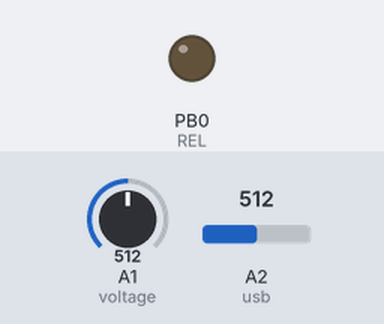
A sketch run on a simulated ATtiny85, built with avr-gcc and run on an emulated ATtiny85. Shown: output pins drawn as LEDs (lit = HIGH). Inputs (shaded band) come from the test bench; at power-on: A2 (usb) = 512, A1 (voltage) = 512.

Above: at 1.2 s.
1.3 s: A2 (usb) set to 260
2.8 s: A2 (usb) set to 242
4.3 s: A2 (usb) set to 122
At 5.2 s:
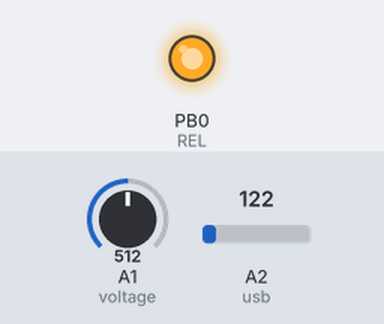
5.8 s: A2 (usb) set to 306
At 6.6 s:
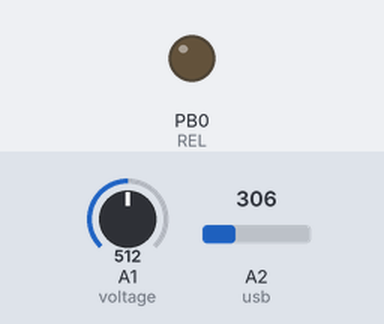
7.3 s: A2 (usb) set to 240
At 8.1 s:
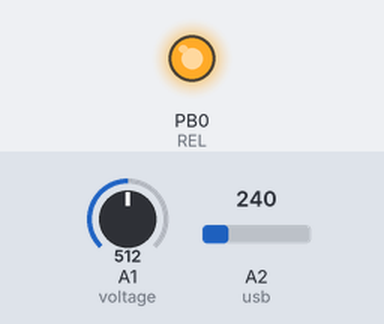
Timing chart, 0 to 9.8 s (numbered marks = the images above; inputs shaded):
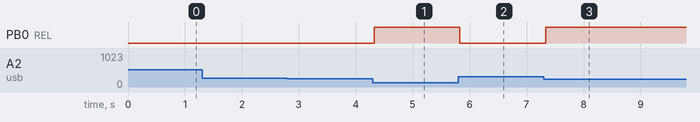

Measured:
- after the input at 1.3 s, every drawn part: stays the same
- after the input at 2.8 s, every drawn part: stays the same
- after the input at 4.3 s, PB0 (REL): LOW → HIGH at once
- after the input at 5.8 s, PB0 (REL): HIGH → LOW at once
- after the input at 7.3 s, PB0 (REL): LOW → HIGH at once

The sketch:

sketch_ATTiny85_main.ino
```cpp
#include <avr/power.h>
#define voltage A1 // no PWM
#define usb A2 // P3
#define REL 0 //PWM
unsigned long timing;
int relState = LOW;             // этой переменной устанавливаем состояние светодиода
int val;
int x = 0;
int y = 0;
int xold = 0;
int yold = 0;
boolean relay;
void setup() {
  pinMode(voltage, INPUT);
  pinMode(usb, INPUT);
  pinMode(REL, OUTPUT);
  val = 0;
  relay =  false;
digitalWrite(REL, LOW);
timing = millis();
}
void (* resetFunc) (void) = 0;

void loop() {
  if ( millis() >= 3000000000){
    resetFunc();
  }//сброс контроллера при переполнении

 x = analogRead(voltage);
 y = analogRead(usb);
 if ( xold > (x + 23) || xold < (x - 23) || yold > (y + 30) || yold < (y  - 30)){
 xold = x;
 yold = y;
 if ( x >= 620){ //напряжение выше 16,5В
  digitalWrite(REL, LOW);
  relay =  false;
  }
  else if ( x < 610 && x >= 407 && y < 250){ //работать, если напряжение между 10,5 и 16,5В
  digitalWrite(REL, HIGH);
  relay =  true;
  }
  else{
  digitalWrite(REL, LOW);
  relay =  false;
  }
 }


  delay(50);

}
```
